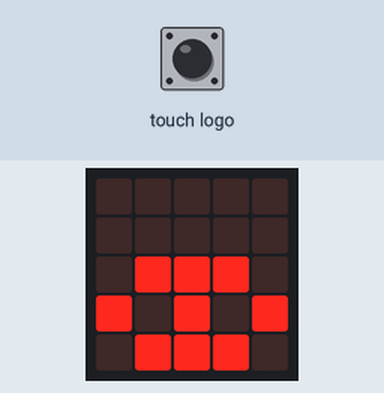
Bench run of a program on a simulated BBC micro:bit (MakeCode). Parts: the board's 5×5 LED display. The inputs (shaded band) are chosen by the test bench. The 48×5 strip is a reading aid, not a part: it shows the text the display is scrolling, unrolled, one strip-width of it at a time.

Above: at 7.5 s.
7.6 s: touch logo pressed for 0.15 s
At 8.2 s:
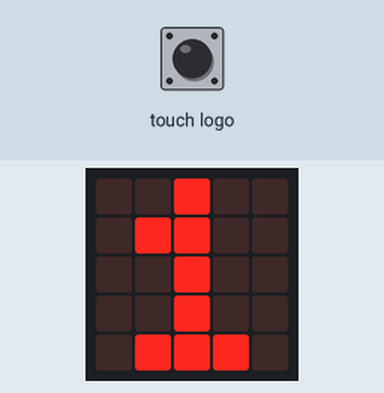
At 8.9 s:
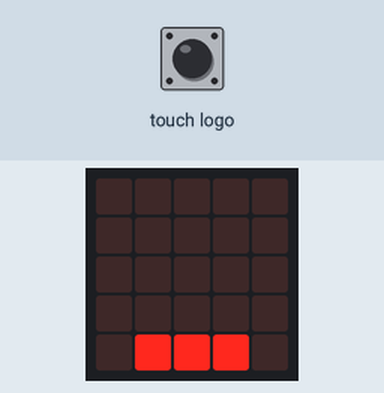

Measured:
- after the input at 7.6 s, the display: changes after 0.15 s (image 1)
- what the display in image 1 shows lasts 0.7 s, from 7.8 s to 8.5 s
- what the display in image 2 shows lasts 0.5 s, from 8.5 s to 9.0 s

The program:

main.ts
```typescript
input.onLogoEvent(TouchButtonEvent.Pressed, function () {
    for (let index = 0; index < 10; index++) {
        contador += 1
        basic.showNumber(contador)
        basic.pause(1000)
    }
})
let contador = 0
basic.showString("piscar")
basic.forever(function () {
    basic.showLeds(`
        . . . . .
        . . . . .
        . # # # .
        # . # . #
        . # # # .
        `)
    basic.pause(100)
    basic.showLeds(`
        . . . . .
        . . . . .
        . . . . .
        . . . . .
        . # # # .
        `)
    basic.pause(100)
})
```

test.ts
```typescript
// testes vão aqui; isto não será compilado quando este pacote for usado como uma extensão.
```
